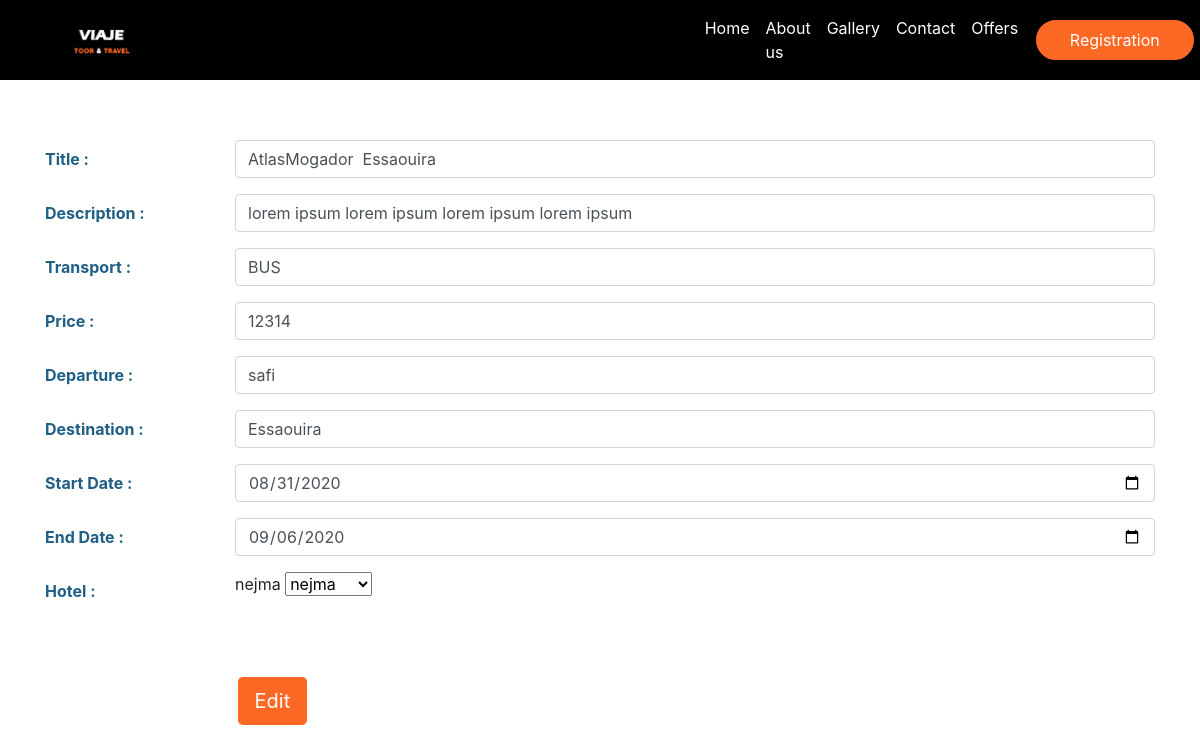
/admin-views/edit-offre.php?edit=28, run on the app's committed database.
### tables this page shows
CREATE TABLE IF NOT EXISTS `offres` (
  `id_o` int(11) NOT NULL AUTO_INCREMENT,
  `nom` varchar(255) DEFAULT NULL,
  `description` longtext,
  `photo` varchar(255) DEFAULT NULL,
  `transport` varchar(255) DEFAULT NULL,
  `prix` double DEFAULT NULL,
  `depart` varchar(255) DEFAULT NULL,
  `destination` varchar(255) DEFAULT NULL,
  `date_debut` date DEFAULT NULL,
  `date_fin` date DEFAULT NULL,
  `hotel` int(11) DEFAULT NULL,
  PRIMARY KEY (`id_o`),
  KEY `hotel` (`hotel`)
);

CREATE TABLE IF NOT EXISTS `hotels` (
  `id` int(11) NOT NULL AUTO_INCREMENT,
  `nom_h` varchar(255) DEFAULT NULL,
  `room` int(11) DEFAULT NULL,
  PRIMARY KEY (`id`)
);

### App/Database.php (called while the page is built, shortened)
<?php
    class Database{
        public function getpdo(){
            try{
            $pdo=new PDO('mysql:host=localhost:3308;dbname=travel','root','root');
            $pdo->setAttribute(PDO::ATTR_ERRMODE, PDO::ERRMODE_EXCEPTION);
            } catch(EXCEPTION $libiti){
                echo $libiti->getMessage();
            }
            return $pdo;
        }
    }
?>

### admin-views/edit-offre.php (the view, shortened to what this page needs)
<?php
    require_once("../App/Database.php");
    $con=new Database();
    $con->getpdo();
    $id_p=$_GET["edit"];
    $sql=$con->getpdo()->query("select * from offres, hotels where hotels.id = offres.hotel and id_o = $id_p");
    $fetch=$sql->fetchAll();
    $ht=$con->getpdo()->query("select * from hotels");
    $fetchHt=$ht->fetchAll();
?>
<!DOCTYPE html>
<html lang="en">
<head>
    <link rel="stylesheet" href="../style.css">
    <link rel="stylesheet" href="https://stackpath.bootstrapcdn.com/bootstrap/4.5.0/css/bootstrap.min.css">
</head>
<body style="">
    <?php require_once("../header/nav.php") ?>
    <div class="container" style="margin-top: 5%;">
        <div class="row">
            <form method="POST" class="col">
                <?php foreach($fetch as $element) ?>
                <div class="form-group row">
                    <label class="col-2 col-form-label" style="color: rgb(31, 95, 133);"><strong>Title :</strong></label>
                    <div class="col-10">
                        <input type="text" name="nom" value="<?php echo $element["nom"] ?>" class="form-control">
                    </div>
                </div>
                <div class="form-group row">
                    <label class="col-2 col-form-label" style="color: rgb(31, 95, 133);"><strong>Description :</strong></label>
                    <div class="col-10">
                        <input type="text" name="desc" value="<?php echo $element["description"] ?>" class="form-control">
                    </div>
                </div>
                <div class="form-group row">
                    <label class="col-2 col-form-label" style="color: rgb(31, 95, 133);"><strong>Transport :</strong></label>
                    <div class="col-10">
                        <input type="text" name="transport" value="<?php echo $element["transport"] ?>" class="form-control">
                    </div>
                </div>
                <div class="form-group row">
                    <label class="col-2 col-form-label" style="color: rgb(31, 95, 133);"><strong>Price :</strong></label>
                    <div class="col-10">
                        <input type="number" name="prix" value="<?php echo $element["prix"] ?>" class="form-control">
                    </div>
                </div>
                <div class="form-group row">
                    <label class="col-2 col-form-label"style="color: rgb(31, 95, 133);"><strong>Departure :</strong></label>
                    <div class="col-10">
                        <input type="text" name="depart" value="<?php echo $element["depart"] ?>" class="form-control">
                    </div>
                </div>
                <div class="form-group row">
                    <label class="col-2 col-form-label"style="color: rgb(31, 95, 133);"><strong>Destination :</strong></label>
                    <div class="col-10">
                        <input type="text" name="destination" value="<?php echo $element["destination"] ?>" class="form-control">
                    </div>
                </div>
                <div class="form-group row">
                    <label class="col-2 col-form-label"style="color: rgb(31, 95, 133);"><strong>Start Date :</strong></label>
                    <div class="col-10">
                        <input type="date" name="date_debut" value="<?php echo $element["date_debut"] ?>" class="form-control">
                    </div>
                </div>
                <div class="form-group row">
                    <label class="col-2 col-form-label"style="color: rgb(31, 95, 133);"><strong>End Date :</strong></label>
                    <div class="col-10">
                        <input type="date" name="date_fin" value="<?php echo $element["date_fin"] ?>" class="form-control">
                    </div>
                </div>
                <div class="form-group row">
                    <label class="col-2 col-form-label"style="color: rgb(31, 95, 133);"><strong>Hotel :</strong></label>
                    <div class="col-10">
                    <?php echo $element["nom_h"] ?>
                    <select name="hotel">
                            <?php foreach($fetchHt as $elem){ ?>
                            <option value="<?php echo $elem["id"]; ?>"><?php echo $elem["nom_h"]; ?></option>
                            <?php }; ?>
                        </select>
                    </div>
                </div>
                <div class="form-group row" style="margin-left: 16%; margin-top: 4%;">
                    <div class="col-10">
                        <input type="submit" name="submit" value="Edit" class="btn btn-lg" style="color: white; background-color: #FE6825; margin-top: 3%;">
                    </div>
                </div>
            </form>
        </div>
    </div>
</body>
</html>

### data on the page
offres: nom "AtlasMogador Essaouira", desc "lorem ipsum lorem ipsum lorem ipsum lorem ipsum", transport "BUS", prix "12314", depart "safi", destination "Essaouira", date_debut "08/31/2020", date_fin "09/06/2020", hotels.nom_h "nejma"

### other printed values
form field hotel "nejma"
